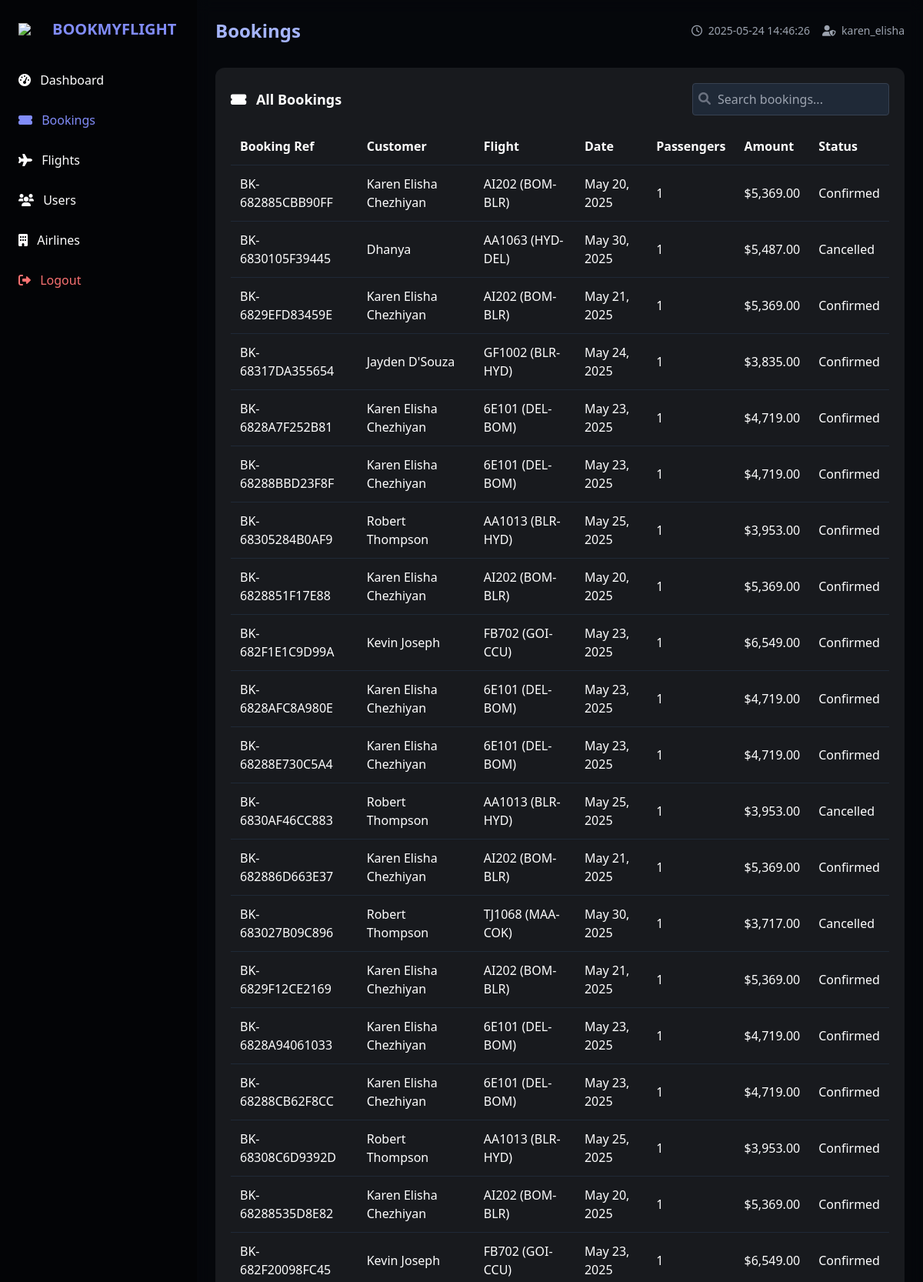
The app's page /admin-dashboard.php?section=bookings (signed in, upper part) with its own data.
### tables this page shows
CREATE TABLE `bookings` (
  `booking_id` int(11) NOT NULL,
  `booking_reference` varchar(20) NOT NULL,
  `user_id` int(11) NOT NULL,
  `flight_id` int(11) NOT NULL,
  `booking_date` datetime NOT NULL,
  `travel_date` date NOT NULL,
  `num_passengers` int(11) NOT NULL,
  `total_amount` decimal(10,2) NOT NULL,
  `contact_email` varchar(100) NOT NULL,
  `contact_phone` varchar(20) NOT NULL,
  `booking_status` enum('Pending','Confirmed','Cancelled') NOT NULL DEFAULT 'Pending',
  `payment_status` enum('Pending','Completed','Failed','Refunded') NOT NULL DEFAULT 'Pending',
  `payment_method` varchar(50) DEFAULT NULL,
  `created_at` datetime NOT NULL,
  `updated_at` datetime NOT NULL,
  `payment_details` varchar(255) DEFAULT NULL
);

CREATE TABLE `users` (
  `user_id` int(11) NOT NULL,
  `full_name` varchar(100) NOT NULL,
  `email` varchar(100) NOT NULL,
  `phone` varchar(15) NOT NULL,
  `password` varchar(255) NOT NULL,
  `member_since` timestamp NOT NULL DEFAULT current_timestamp(),
  `loyalty_points` int(11) DEFAULT 0,
  `loyalty_tier` enum('Bronze','Silver','Gold','Platinum') DEFAULT 'Bronze',
  `created_at` timestamp NULL DEFAULT current_timestamp()
);

CREATE TABLE `flights` (
  `flight_id` int(11) NOT NULL,
  `flight_number` varchar(10) NOT NULL,
  `airline_id` varchar(5) NOT NULL,
  `origin_airport` varchar(10) NOT NULL,
  `destination_airport` varchar(10) NOT NULL,
  `departure_time` datetime NOT NULL,
  `arrival_time` datetime NOT NULL,
  `duration` int(11) NOT NULL,
  `base_price` decimal(10,2) NOT NULL,
  `total_seats` int(11) NOT NULL,
  `available_seats` int(11) NOT NULL,
  `flight_status` enum('Scheduled','Delayed','Departed','Arrived','Cancelled') DEFAULT 'Scheduled'
);

### admin-dashboard.php (the view, shortened to what this page needs)
<?php
$db_host = "localhost";
$db_user = "root";
$db_pass = "";
$db_name = "airlines";
$mysqli = new mysqli($db_host, $db_user, $db_pass, $db_name);
$active_section = isset($_GET['section']) ? $_GET['section'] : 'dashboard';
?>
<!DOCTYPE html>
<html lang="en">
<head>
  <script src="https://cdn.tailwindcss.com"></script>
  <link rel="stylesheet" href="https://cdnjs.cloudflare.com/ajax/libs/font-awesome/6.0.0/css/all.min.css">
</head>
<body class="bg-gray-900 text-white min-h-screen flex">
  <aside class="sidebar w-64 p-6 hidden md:block">
    <div class="flex items-center mb-8">
      <img src="https://img.icons8.com/ios-filled/50/ffffff/airplane-mode-on.png" class="w-8 mr-3">
      <h1 class="text-xl font-bold text-indigo-400">BOOKMYFLIGHT</h1>
    </div>
    <nav class="space-y-3">
      <a href="?section=dashboard" class="block nav-item py-2 <?= $active_section === 'dashboard' ? 'text-indigo-400' : '' ?>">
        <i class="fas fa-tachometer-alt mr-2"></i> Dashboard
      </a>
      <a href="?section=bookings" class="block nav-item py-2 <?= $active_section === 'bookings' ? 'text-indigo-400' : '' ?>">
        <i class="fas fa-ticket-alt mr-2"></i> Bookings
      </a>
      <a href="?section=flights" class="block nav-item py-2 <?= $active_section === 'flights' ? 'text-indigo-400' : '' ?>">
        <i class="fas fa-plane mr-2"></i> Flights
      </a>
      <a href="?section=users" class="block nav-item py-2 <?= $active_section === 'users' ? 'text-indigo-400' : '' ?>">
        <i class="fas fa-users mr-2"></i> Users
      </a>
      <a href="?section=airlines" class="block nav-item py-2 <?= $active_section === 'airlines' ? 'text-indigo-400' : '' ?>">
        <i class="fas fa-building mr-2"></i> Airlines
      </a>
      <a href="?logout" class="block nav-item py-2 text-red-400 mt-8">
        <i class="fas fa-sign-out-alt mr-2"></i> Logout
      </a>
    </nav>
  </aside>
  <main class="main-content flex-1 p-6 overflow-y-auto">
    <header class="flex justify-between items-center mb-8">
      <h2 class="text-2xl font-bold text-indigo-300">
        <?= ucfirst($active_section) ?> <?= $active_section === 'dashboard' ? 'Overview' : '' ?>
      </h2>
      <div class="flex items-center space-x-4">
        <span class="text-sm text-gray-400">
          <i class="far fa-clock mr-1"></i> <?= date('Y-m-d H:i:s') ?>
        </span>
        <span class="text-sm text-gray-400">
          <i class="fas fa-user-shield mr-1"></i> <?= $_SESSION['admin_username'] ?>
        </span>
      </div>
    </header>
    <section id="bookingsSection" class="section <?= $active_section === 'bookings' ? 'active' : '' ?>">
      <div class="card p-5 rounded-xl overflow-x-auto">
        <div class="flex justify-between items-center mb-4">
          <h3 class="text-lg font-semibold"><i class="fas fa-ticket-alt mr-2"></i> All Bookings</h3>
          <div class="relative">
            <input type="text" placeholder="Search bookings..." class="p-2 pl-8 rounded bg-gray-800 border border-gray-700 w-64">
            <i class="fas fa-search absolute left-2 top-3 text-gray-500"></i>
          </div>
        </div>
        <table class="w-full">
          <thead>
            <tr class="border-b border-gray-800 text-left">
              <th class="p-3">Booking Ref</th>
              <th class="p-3">Customer</th>
              <th class="p-3">Flight</th>
              <th class="p-3">Date</th>
              <th class="p-3">Passengers</th>
              <th class="p-3">Amount</th>
              <th class="p-3">Status</th>
            </tr>
          </thead>
          <tbody>
            <?php
            $all_bookings = $mysqli->query("SELECT b.*, u.full_name, f.flight_number, f.origin_airport, f.destination_airport
                                       FROM bookings b
                                       JOIN users u ON b.user_id = u.user_id
                                       JOIN flights f ON b.flight_id = f.flight_id
                                       ORDER BY b.created_at DESC")->fetch_all(MYSQLI_ASSOC);
            foreach ($all_bookings as $booking):
              $flight_info = "{$booking['flight_number']} ({$booking['origin_airport']}-{$booking['destination_airport']})";
            ?>
            <tr class="table-row border-b border-gray-800">
              <td class="p-3"><?= $booking['booking_reference'] ?></td>
              <td class="p-3"><?= $booking['full_name'] ?></td>
              <td class="p-3"><?= $flight_info ?></td>
              <td class="p-3"><?= date('M d, Y', strtotime($booking['travel_date'])) ?></td>
              <td class="p-3"><?= $booking['num_passengers'] ?></td>
              <td class="p-3">$<?= number_format($booking['total_amount'], 2) ?></td>
              <td class="p-3">
                <span class="badge <?=
                  $booking['booking_status'] === 'Confirmed' ? 'badge-success' :
                  ($booking['booking_status'] === 'Pending' ? 'badge-warning' : 'badge-danger')
                ?>">
                  <?= $booking['booking_status'] ?>
                </span>
              </td>
            </tr>
            <?php endforeach; ?>
          </tbody>
        </table>
      </div>
    </section>
  </main>
</body>
</html>

### admin-dashboard.php (style rules this page uses)
.sidebar { background: rgba(0, 0, 0, 0.85); }
.main-content { background: rgba(0, 0, 0, 0.7); backdrop-filter: blur(8px); }
.card { background: rgba(255, 255, 255, 0.08); transition: all 0.3s ease; }
.nav-item { transition: color 0.2s ease; }
.section { display: none; opacity: 0; transition: opacity 0.3s ease; }
.section.active { display: block; opacity: 1; }
.badge { @apply px-2 py-1 rounded text-xs; }
.badge-success { @apply bg-green-900 text-green-300; }
.badge-danger { @apply bg-red-900 text-red-300; }

### records on screen
bookings: booking_reference "BK-682885CBB90FF", user.full_name "Karen Elisha Chezhiyan", flight.destination_airport "AI202 (BOM-BLR)", travel_date "May 20, 2025", num_passengers "1", total_amount "5,369.00", booking_status "Confirmed"
bookings: booking_reference "BK-6830105F39445", user.full_name "Dhanya", flight.destination_airport "AA1063 (HYD-DEL)", travel_date "May 30, 2025", num_passengers "1", total_amount "5,487.00", booking_status "Cancelled"
bookings: booking_reference "BK-6829EFD83459E", user.full_name "Karen Elisha Chezhiyan", flight.destination_airport "AI202 (BOM-BLR)", travel_date "May 21, 2025", num_passengers "1", total_amount "5,369.00", booking_status "Confirmed"
bookings: booking_reference "BK-68317DA355654", user.full_name "Jayden D'Souza", flight.destination_airport "GF1002 (BLR-HYD)", travel_date "May 24, 2025", num_passengers "1", total_amount "3,835.00", booking_status "Confirmed"
bookings: booking_reference "BK-6828A7F252B81", user.full_name "Karen Elisha Chezhiyan", flight.destination_airport "6E101 (DEL-BOM)", travel_date "May 23, 2025", num_passengers "1", total_amount "4,719.00", booking_status "Confirmed"
bookings: booking_reference "BK-68288BBD23F8F", user.full_name "Karen Elisha Chezhiyan", flight.destination_airport "6E101 (DEL-BOM)", travel_date "May 23, 2025", num_passengers "1", total_amount "4,719.00", booking_status "Confirmed"
bookings: booking_reference "BK-68305284B0AF9", user.full_name "Robert Thompson", flight.destination_airport "AA1013 (BLR-HYD)", travel_date "May 25, 2025", num_passengers "1", total_amount "3,953.00", booking_status "Confirmed"
bookings: booking_reference "BK-6828851F17E88", user.full_name "Karen Elisha Chezhiyan", flight.destination_airport "AI202 (BOM-BLR)", travel_date "May 20, 2025", num_passengers "1", total_amount "5,369.00", booking_status "Confirmed"
bookings: booking_reference "BK-682F1E1C9D99A", user.full_name "Kevin Joseph", flight.destination_airport "FB702 (GOI-CCU)", travel_date "May 23, 2025", num_passengers "1", total_amount "6,549.00", booking_status "Confirmed"
bookings: booking_reference "BK-6828AFC8A980E", user.full_name "Karen Elisha Chezhiyan", flight.destination_airport "6E101 (DEL-BOM)", travel_date "May 23, 2025", num_passengers "1", total_amount "4,719.00", booking_status "Confirmed"
bookings: booking_reference "BK-68288E730C5A4", user.full_name "Karen Elisha Chezhiyan", flight.destination_airport "6E101 (DEL-BOM)", travel_date "May 23, 2025", num_passengers "1", total_amount "4,719.00", booking_status "Confirmed"
bookings: booking_reference "BK-6830AF46CC883", user.full_name "Robert Thompson", flight.destination_airport "AA1013 (BLR-HYD)", travel_date "May 25, 2025", num_passengers "1", total_amount "3,953.00", booking_status "Cancelled"
bookings: booking_reference "BK-682886D663E37", user.full_name "Karen Elisha Chezhiyan", flight.destination_airport "AI202 (BOM-BLR)", travel_date "May 21, 2025", num_passengers "1", total_amount "5,369.00", booking_status "Confirmed"
bookings: booking_reference "BK-683027B09C896", user.full_name "Robert Thompson", flight.destination_airport "TJ1068 (MAA-COK)", travel_date "May 30, 2025", num_passengers "1", total_amount "3,717.00", booking_status "Cancelled"
bookings: booking_reference "BK-6829F12CE2169", user.full_name "Karen Elisha Chezhiyan", flight.destination_airport "AI202 (BOM-BLR)", travel_date "May 21, 2025", num_passengers "1", total_amount "5,369.00", booking_status "Confirmed"
bookings: booking_reference "BK-6828A94061033", user.full_name "Karen Elisha Chezhiyan", flight.destination_airport "6E101 (DEL-BOM)", travel_date "May 23, 2025", num_passengers "1", total_amount "4,719.00", booking_status "Confirmed"
bookings: booking_reference "BK-68288CB62F8CC", user.full_name "Karen Elisha Chezhiyan", flight.destination_airport "6E101 (DEL-BOM)", travel_date "May 23, 2025", num_passengers "1", total_amount "4,719.00", booking_status "Confirmed"
bookings: booking_reference "BK-68308C6D9392D", user.full_name "Robert Thompson", flight.destination_airport "AA1013 (BLR-HYD)", travel_date "May 25, 2025", num_passengers "1", total_amount "3,953.00", booking_status "Confirmed"
bookings: booking_reference "BK-68288535D8E82", user.full_name "Karen Elisha Chezhiyan", flight.destination_airport "AI202 (BOM-BLR)", travel_date "May 20, 2025", num_passengers "1", total_amount "5,369.00", booking_status "Confirmed"
bookings: booking_reference "BK-682F20098FC45", user.full_name "Kevin Joseph", flight.destination_airport "FB702 (GOI-CCU)", travel_date "May 23, 2025", num_passengers "1", total_amount "6,549.00", booking_status "Confirmed"

### other values on screen
$active_section "Bookings"
$_SESSION['admin_username'] "karen_elisha"
